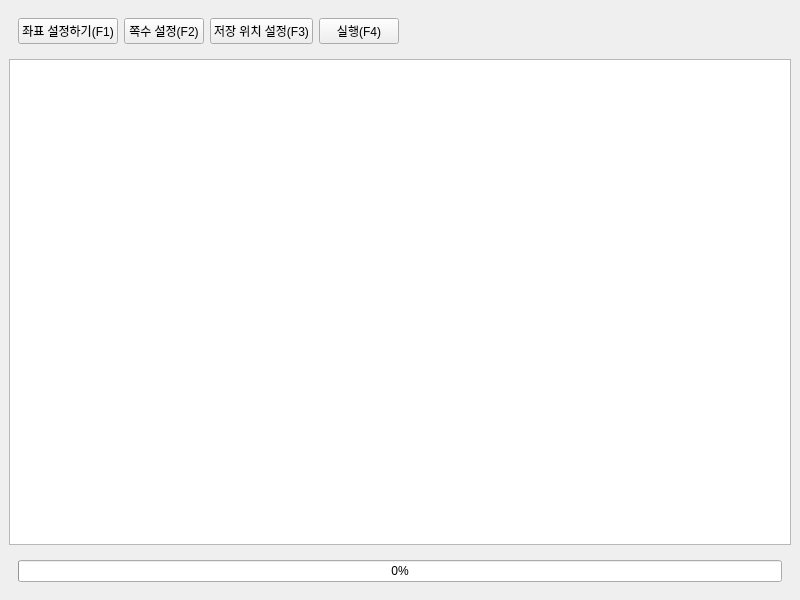
<?xml version="1.0" encoding="UTF-8"?>
<ui version="4.0">
 <class>MainWindow</class>
 <widget class="QMainWindow" name="MainWindow">
  <property name="geometry">
   <rect>
    <x>0</x>
    <y>0</y>
    <width>800</width>
    <height>600</height>
   </rect>
  </property>
  <property name="windowTitle">
   <string>MainWindow</string>
  </property>
  <widget class="QWidget" name="centralwidget">
   <layout class="QVBoxLayout" name="verticalLayout_2">
    <item alignment="Qt::AlignLeft">
     <widget class="QWidget" name="l_header_widget" native="true">
      <layout class="QHBoxLayout" name="horizontalLayout">
       <item>
        <widget class="QPushButton" name="set_position">
         <property name="text">
          <string>좌표 설정하기(F1)</string>
         </property>
        </widget>
       </item>
       <item>
        <widget class="QPushButton" name="set_pages">
         <property name="text">
          <string>쪽수 설정(F2)</string>
         </property>
        </widget>
       </item>
       <item>
        <widget class="QPushButton" name="pushButton">
         <property name="text">
          <string>저장 위치 설정(F3)</string>
         </property>
        </widget>
       </item>
       <item>
        <widget class="QPushButton" name="execution">
         <property name="text">
          <string>실행(F4)</string>
         </property>
        </widget>
       </item>
      </layout>
     </widget>
    </item>
    <item>
     <widget class="QWidget" name="content_widget" native="true">
      <layout class="QHBoxLayout" name="horizontalLayout_2">
       <property name="spacing">
        <number>0</number>
       </property>
       <property name="leftMargin">
        <number>0</number>
       </property>
       <property name="topMargin">
        <number>0</number>
       </property>
       <property name="rightMargin">
        <number>0</number>
       </property>
       <property name="bottomMargin">
        <number>0</number>
       </property>
       <item>
        <widget class="QPlainTextEdit" name="status_text">
         <property name="readOnly">
          <bool>true</bool>
         </property>
        </widget>
       </item>
      </layout>
     </widget>
    </item>
    <item>
     <widget class="QWidget" name="footer_widget" native="true">
      <layout class="QVBoxLayout" name="verticalLayout">
       <item>
        <widget class="QProgressBar" name="progressBar">
         <property name="value">
          <number>0</number>
         </property>
         <property name="alignment">
          <set>Qt::AlignCenter</set>
         </property>
         <property name="textVisible">
          <bool>true</bool>
         </property>
        </widget>
       </item>
      </layout>
     </widget>
    </item>
   </layout>
  </widget>
 </widget>
 <resources/>
 <connections/>
</ui>
